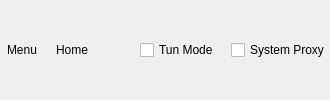
        <widget class="QWidget" name="header_row" native="true">
         <layout class="QHBoxLayout" name="headerRowLayout">
          <property name="leftMargin">
           <number>0</number>
          </property>
          <property name="topMargin">
           <number>0</number>
          </property>
          <property name="rightMargin">
           <number>0</number>
          </property>
          <property name="bottomMargin">
           <number>0</number>
          </property>
          <property name="spacing">
           <number>12</number>
          </property>
          <item>
           <widget class="QToolButton" name="drawer_toggle">
            <property name="minimumSize">
             <size>
              <width>44</width>
              <height>44</height>
             </size>
            </property>
            <property name="maximumSize">
             <size>
              <width>44</width>
              <height>44</height>
             </size>
            </property>
            <property name="text">
             <string>Menu</string>
            </property>
            <property name="toolButtonStyle">
             <enum>Qt::ToolButtonIconOnly</enum>
            </property>
            <property name="autoRaise">
             <bool>true</bool>
            </property>
           </widget>
          </item>
          <item>
           <widget class="QFrame" name="topbar">
            <property name="frameShape">
             <enum>QFrame::NoFrame</enum>
            </property>
            <layout class="QHBoxLayout" name="topbarLayout">
             <property name="leftMargin">
              <number>0</number>
             </property>
             <property name="topMargin">
              <number>0</number>
             </property>
             <property name="rightMargin">
              <number>0</number>
             </property>
             <property name="bottomMargin">
              <number>0</number>
             </property>
             <property name="spacing">
              <number>12</number>
             </property>
             <item>
              <widget class="QLabel" name="topbar_title">
               <property name="text">
                <string>Home</string>
               </property>
              </widget>
             </item>
             <item>
              <spacer name="topbar_spacer">
               <property name="orientation">
                <enum>Qt::Horizontal</enum>
               </property>
               <property name="sizeHint" stdset="0">
                <size>
                 <width>40</width>
                 <height>20</height>
                </size>
               </property>
              </spacer>
             </item>
             <item>
              <widget class="QCheckBox" name="checkBox_VPN">
               <property name="text">
                <string>Tun Mode</string>
               </property>
              </widget>
             </item>
             <item>
              <widget class="QCheckBox" name="checkBox_SystemProxy">
               <property name="text">
                <string>System Proxy</string>
               </property>
              </widget>
             </item>
            </layout>
           </widget>
          </item>
         </layout>
        </widget>
